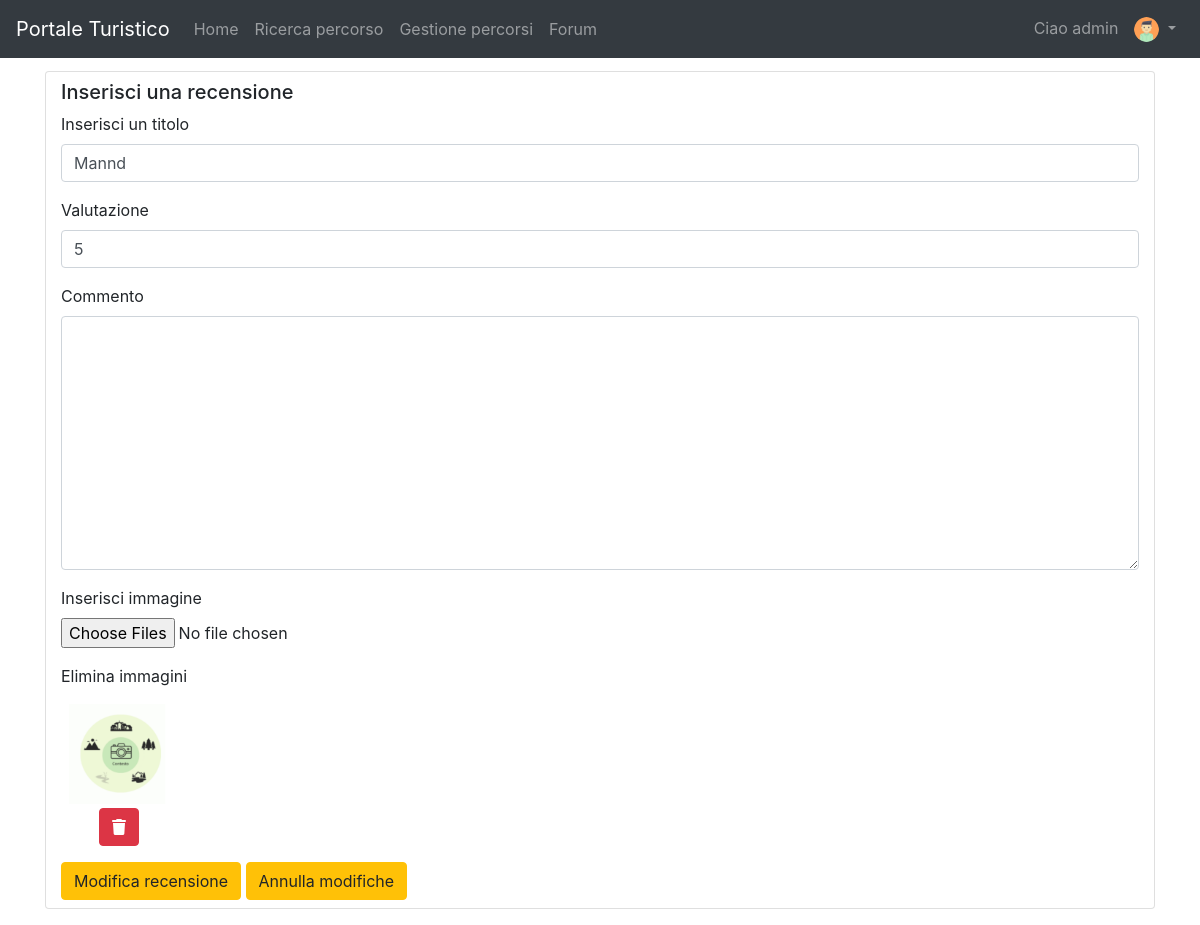
Before: /path/edit_review/2-1/ (signed in) with the older database file.
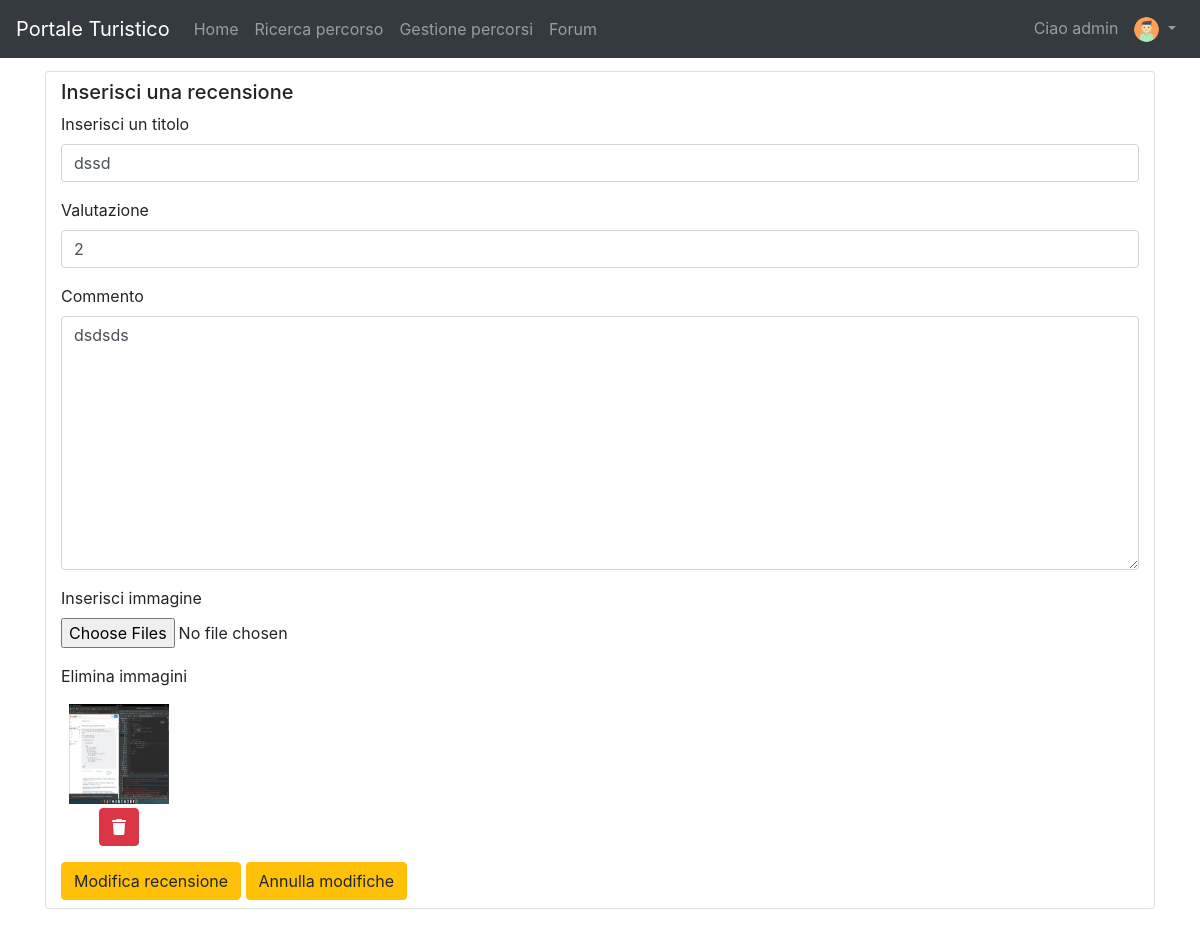
After: the same page with the newer database file.
### pathManagement/models.py (models this page shows, shortened)
class Review(models.Model):
    class Meta:
        unique_together = (('path', 'user'),)
    path = models.ForeignKey(Path, on_delete=models.CASCADE)
    user = models.ForeignKey(Profile, on_delete=models.CASCADE)
    valuation = models.PositiveIntegerField(validators=[MinValueValidator(1), MaxValueValidator(5)])
    title = models.CharField(blank=False, max_length=255)
    comment = models.TextField(blank=True, max_length=1000)
    created_at = models.DateTimeField(auto_now_add=True)

class ListPhoto(models.Model):
    review = models.ForeignKey(Review, on_delete=models.CASCADE)
    photo = models.ImageField(blank=True, upload_to=user_review_directory_path)

### pathManagement/views.py (the view, shortened to what this page needs)
# urls.py: path('edit_review/<int:pk1>-<int:pk2>/', EditPathReview.as_view(), name='editReview'),
class EditPathReview(bc.LoginRequiredMixin, UpdateView):
    model = Review
    template_name = 'editPathReview.html'
    form_class = EditPathReviewForm
    def get(self, request, *args, **kwargs):
        var = Review.objects.filter(path__id=self.kwargs['pk2']).last() and Review.objects.filter(
            user__id=self.kwargs['pk1']).last()
        user = Profile.objects.filter(pk=var.user.pk).values('user').last()
        if get_permission(self.request, user['user']):
            return super(EditPathReview, self).get(request, *args, **kwargs)
        else:
            raise PermissionDenied
    def get_object(self, queryset=None):
        return return_review(self.kwargs.get('pk2'), self.kwargs.get('pk1'))
    def get_context_data(self, **kwargs):
        context = super(EditPathReview, self).get_context_data()
        review = return_review(self.kwargs.get('pk2'), self.kwargs.get('pk1'))
        image = ListPhoto.objects.filter(review=review)
        context['image'] = image
        context['pk_user'] = self.kwargs.get('pk1')
        context['pk_path'] = self.kwargs.get('pk2')
        return context

### pathManagement/forms.py
class EditPathReviewForm(ModelForm):
    image = forms.ImageField(required=False, label='Inserisci immagine', widget=forms.ClearableFileInput(attrs={'multiple': True}))
    class Meta:
        model = Review
        fields = ['title', 'valuation', 'comment']
        labels = {
            'comment': _('Commento'),
            'valuation': _('Valutazione'),
            'title': _('Inserisci un titolo'),
        }

### forum/views.py (called while the page is built)
def get_permission(request, object_user_pk):
    print(request.user.pk)
    print(object_user_pk)
    if request.user.is_staff:
        return True
    else:
        return True if object_user_pk == request.user.pk else False

### pathManagement/views.py (called while the page is built)
def return_review(pk_path, pk_user):
    path = Path.objects.filter(id=pk_path).last()
    user = User.objects.filter(pk=pk_user).last()
    profile = Profile.objects.filter(user=user).last()
    return Review.objects.filter(user=profile, path=path).last()

### pathManagement/templates/editPathReview.html (shortened to what this page needs)
{% extends 'base.html' %}
{% load crispy_forms_tags %}
{% block slideshow %}
    <div class="container py-3">
        <div class="card py-2">
            <div class="col-md-12">
                <h5>Inserisci una recensione</h5>
                <form action="" method="post" enctype="multipart/form-data">{% csrf_token %}
                    {{ form.title|as_crispy_field }}
                    {{ form.valuation|as_crispy_field }}
                    {{ form.comment|as_crispy_field }}
                    {{ form.image|as_crispy_field }}
                    <p>Elimina immagini</p>
                    <ul class="pagination pg-blue">
                        {% for imm in image %}
                            <li class="page-item">
                                <div class="container px-2">
                                    <img src="{{ imm.photo.url }}" height="100" width="100">
                                    <br>
                                    <div class="text-center pt-1">
                                        <a href="{% url 'deleteImageReview' pk_user pk_path imm.pk %}"
                                           onclick="return confirm('Vuoi davvero eliminare la foto?')"
                                           class="btn btn-danger"
                                           type="submit"
                                           role="button" style="justify-content: right"> <i class="fas fa-trash"></i>
                                        </a>
                                    </div>
                                </div>
                            </li>
                        {% endfor %}
                    </ul>
                    <button class="btn btn-warning btn-rounded z-depth-0" type="submit">
                        Modifica recensione
                    </button>
                    <a role="button" class="btn btn-warning btn-rounded z-depth-0"
                       href="{% url 'detailPath' object.path.pk %}"
                       onclick="return confirm('Sei sicuro di annullare le modifiche?')">
                        Annulla modifiche
                    </a>
                </form>
            </div>
        </div>
    </div>
{% endblock %}

Changed rows visible on the page:
removed Review: title "Mannd", valuation "5"
removed ListPhoto: photo (picture)
added Review: title "dssd", valuation "2", comment "dsdsds"
added ListPhoto: photo (picture)
